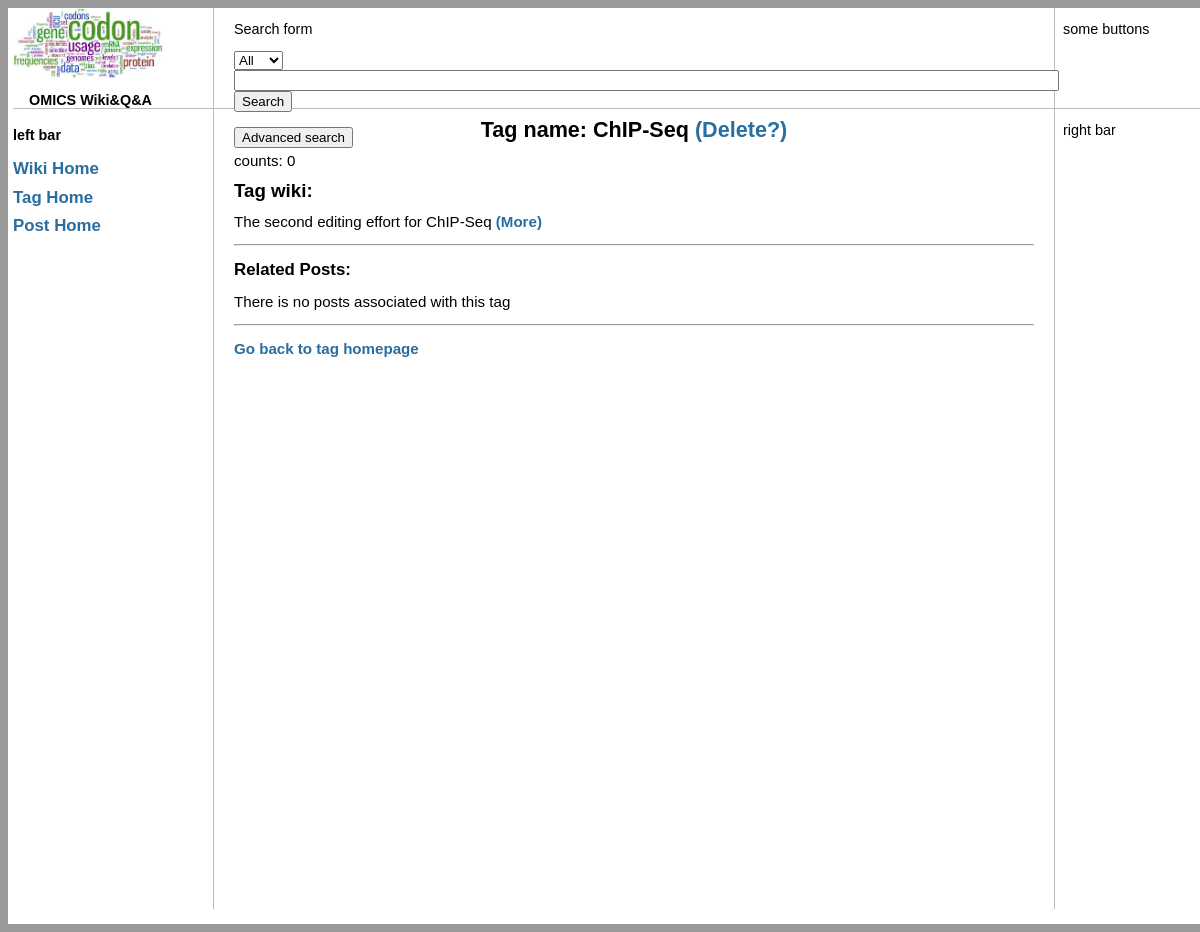
/tags/1/, run on an earlier commit of the app's database.
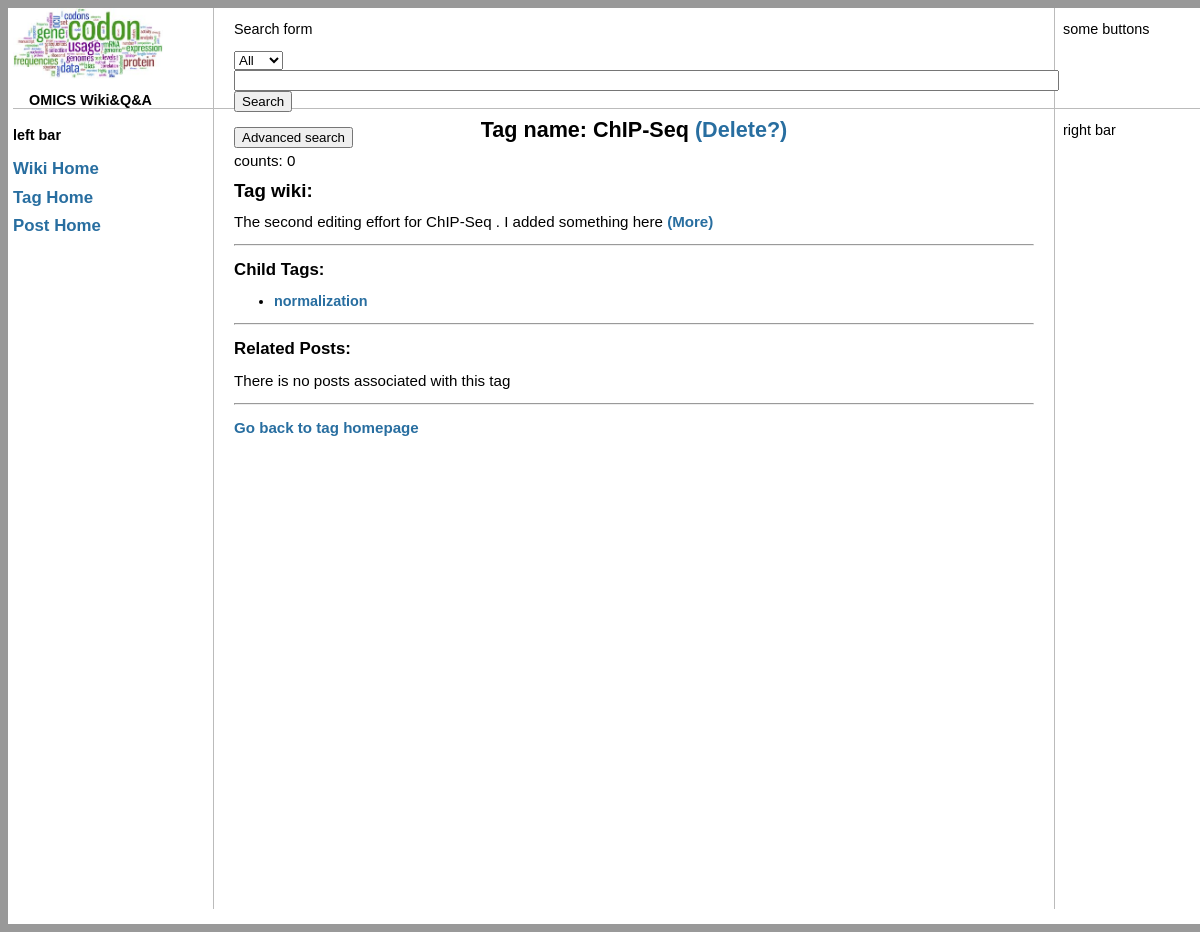
And on a later commit of the database.
### wiki/models.py (models this page shows, shortened)
class Page(models.Model):
    title = models.CharField(_("title"), max_length=255, unique=True)
    tags = models.ManyToManyField("tags.Tag",blank=True)
    current_revision = models.OneToOneField('PageRevision', blank=True, null=True, verbose_name=_('current revision'),
                                            related_name = "revision_page")

class PageRevision(models.Model):
    revision_number = models.IntegerField(_('revision number'), editable=False)
    revision_summary = models.TextField(_('revision summary'), blank=True)
    page = models.ForeignKey(Page, on_delete = models.CASCADE, verbose_name=_("page"))
    content = models.TextField(blank=True, verbose_name = _("page content"))
    modified_date = models.DateTimeField(auto_now=True, verbose_name=_("modified date"))
    class Meta:
        get_latest_by= 'revision_number'

### tags/models.py (models this page shows, shortened)
class Tag(Page):
    name = models.CharField(max_length=255, unique=True)
    parent_page = models.OneToOneField("wiki.Page",parent_link=True)
    count = models.IntegerField(default=0)
    parent = models.ForeignKey('self', related_name = "children",null=True, blank=True)
    node_position = models.IntegerField(default=0)
    PROPOSED, APPROVED, WORKFLOW, SOFTWARE = range(4)
    CATEGORY_CHOICE = [(PROPOSED, "proposed"), (APPROVED,"approved"), (WORKFLOW,"workflow"), (SOFTWARE,"software")]
    categories = models.IntegerField(choices=CATEGORY_CHOICE, default=PROPOSED)
    class Meta:
        get_latest_by= 'node_position'

### tags/views.py (the view)
# urls.py: url(r'^(?P<pk>\d+)/$', views.TagDetails.as_view(), name='tag-detail'),
class TagDetails(DetailView):
    template_name = 'tags/tag_detail.html'
    model = Tag
    def get_context_data(self, **kwargs):
        context = super(TagDetails, self).get_context_data(**kwargs)
        context['post_list'] = MainPost.objects.filter(tags = self.object.id)
        context['wiki_list'] = self.object.page_set.all()
        return context

### tags/templatetags/tag_custom_tags.py (called while the page is built)
@register.inclusion_tag("tags/show_tags_children.html")
def show_tag_children(tag):
    tag_children_list = tag.children.all()
    return {'tag_list': tag_children_list}

@register.inclusion_tag("tags/show_tag_ancestor.html")
def show_tag_ancestor(tag):
        return {'tag': tag.parent}

### templates/tags/tag_detail.html (shortened to what this page needs)
{% extends 'base.html' %}
{% load tag_custom_tags %}
{% block content %}
<h1> Tag name: {% show_tag_ancestor tag %} {{ tag.name }} <a href = "{% url 'tags:tag-delete' tag.id %}"> (Delete?) </a> </h1>
<p> counts: {{ tag.count}} </p>
<h2> Tag wiki: </h2>
<p> {{ tag.current_revision.content|truncatewords:100 }}  <a href="{% url 'wiki:wiki-detail' tag.parent_page.id %}"> (More) </a> </p>
<hr>
{% if tag.children.count > 0 %}
<h3> Child Tags: </h3>
{% show_tag_children tag %}
<hr>
{% endif %}
<h3> Related Posts: </h3>
{% for post in post_list %}
    <p> {{forloop.counter}}. <a href = "{% url 'posts:post-detail' post.id %}"> {{ post.title }} </a>
<!--   {{ post.content|truncatechars:60 }}
-->
    </p>
{% empty %}
<p> There is no posts associated with this tag </p>
{% endfor %}
<hr>
<p> <a href = "{% url 'tags:tag-index' %}"> Go back to tag homepage</a> </p>
{% endblock content %}

### templates/tags/show_tags_children.html (shortened to what this page needs)
{% load tag_custom_tags %}
<ul>
    {% for tag in tag_list %}
    <li> <a href="{% url 'tags:tag-detail' tag.id %}">{{ tag.name }} </a> </li>
    {% endfor %}
</ul>

What changed in the data, as far as the page shows it:
changed Page: current_revision.content "The second editing effort for ChIP-Seq" → "The second editing effort for ChIP-Seq . I added something here"
added Tag: name "normalization"
Also different on the page:
text now shown: "Child Tags:"
